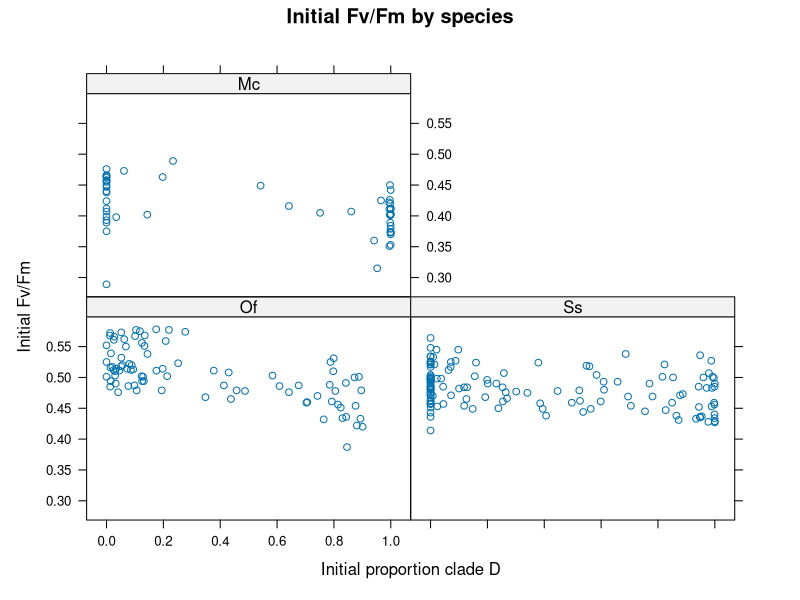

Recreate this plot in R. (Note: this script raises an error after producing the figure.)
## ---- chunk 1
# Load libraries
library(MASS)
library(effects)
library(reshape2)
library(scales)
library(lme4)
library(lmerTest)
library(lsmeans)
library(lattice)
library(dplyr)

# Set knit options
knitr::opts_chunk$set(warning=F, message=F, fig.height=5, fig.width=5)
knitr::opts_knit$set(root.dir = "..")

# Polygon drawing function
addpoly <- function(x, y1, y2, col=alpha("lightgrey", 0.8), ...){
  ii <- order(x)
  y1 <- y1[ii]
  y2 <- y2[ii]
  x <- x[ii]
  polygon(c(x, rev(x)), c(y1, rev(y2)), col=col, border=NA, ...)
}
## ---- chunk 2
alldata <- read.csv("data/master.csv")
alldata <- alldata[-360, ]  # Remove duplicate Mc9_2 entry with incorrect Fv/Fm recov2 value
alldata$Species <- factor(alldata$Species, levels=c("Of", "Ss", "Mc"))
## ---- chunk 3

# Get data frame with all Ofav and Ssid data
SsOf <- subset(alldata, Species!="Mc")

# Get data frame with Mcav repeat bleaching data (=second bleaching)
Mc <- subset(alldata, BleachLvl2=="Heat" & Species=="Mc")
## Re-level Mcav data for merging with Ofav and Ssid data
## Set data after recovery from first bleaching to the "initial" factor levels
Mc$PropD.init <- Mc$PropD.recov  
Mc$MaxY.init <- Mc$MaxY.recov
## Set data after the second bleaching to the "bleached" factor levels
Mc$BleachLvl <- as.character(Mc$BleachLvl2)
Mc$PropD.bleach <- Mc$PropD.bleach2
Mc$MaxY.bleach <- Mc$MaxY.bleach2
## Set BleachLvl to "Med" to match Ofav and Ssid factor level
Mc$BleachLvl[Mc$BleachLvl=="Heat"] <- "Med"
## Set data after second recovery to the "recove#d95f02" factor levels
Mc$PropD.recov <- Mc$PropD.recov2
Mc$MaxY.recov <- Mc$MaxY.recov2

# Merge data from all three coral species together
bleach3c <- rbind(SsOf, Mc)[, c("Species", "Colony", "Core", "Total.init", "PropD.init", "MaxY.init", "BleachLvl", "Total.bleach", "PropD.bleach", "MaxY.bleach")]
bleach3c <- droplevels(bleach3c)
## ---- chunk 4

# Plot Fv/Fm vs. PropD by Species
xyplot(MaxY.init ~ PropD.init | Species, bleach3c, 
       main="Initial Fv/Fm by species",
       xlab="Initial proportion clade D", ylab="Initial Fv/Fm")  

# Fit mixed model with fixed effects of Species and proportion clade D
maxyinit.m <- lmer(MaxY.init ~ PropD.init * Species + (1|Colony),
                   data=bleach3c) 
anova(maxyinit.m)  # Assess significance of Species

# Calculate mean Fv/Fm for each species at PropD=0 w/ pairwise comparisons
maxyinit.lsm <- lsmeans(maxyinit.m, "Species", 
                        at=list(PropD.init=0))  
cld(maxyinit.lsm) # View lsmean comparisons
plot(maxyinit.lsm, main="Initial Fv/Fm with no clade D", horizontal=F)

# Effect of proportion clade D on initial Fv/Fm
maxyinit.m.lst <- lstrends(maxyinit.m, specs="Species", var="PropD.init")
cld(maxyinit.m.lst) # Slopes of fit for each species
plot(Effect(c("PropD.init", "Species"), maxyinit.m))  # Plot model fit

# Difference in Fv/Fm with 100% clade D?
maxyinit.lsm <- lsmeans(maxyinit.m, "Species", at=list(PropD.init=1))
cld(maxyinit.lsm)
plot(maxyinit.lsm, main="Initial Fv/Fm with 100% clade D", horizontal=F)
## ---- chunk 5

# Fit mixed model with fixed effects of Species and proportion clade D and duration
maxybleach.m <- lmer(MaxY.bleach ~ PropD.bleach * Species * BleachLvl + (1|Colony),
                     data=bleach3c)
select <- lmerTest::step(maxybleach.m)$model
maxybleach.m <- lmer(formula(select), data=bleach3c)
anova(maxybleach.m)

# Calculate mean Fv/Fm for each species at PropD=0 and BleachLvl=Med
maxybleach.0.lsm <- lsmeans(maxybleach.m, "Species", 
                          at=list(PropD.bleach=0, BleachLvl="Med"))  
cld(maxybleach.0.lsm) # View lsmean comparisons
plot(maxybleach.0.lsm, main="Bleached Fv/Fm with 0% clade D", horizontal=F)
maxybleach.0.summ <- summary(maxybleach.0.lsm)

# look at slopes and 100% clade D Fv/Fm
maxybleach.1.lsm <- lsmeans(maxybleach.m, "Species", 
                          at=list(PropD.bleach=1, BleachLvl="Med"))  
cld(maxybleach.1.lsm) # View lsmean comparisons
plot(maxybleach.1.lsm, main="Bleached Fv/Fm with 100% clade D", horizontal=F)
maxybleach.1.summ <- summary(maxybleach.1.lsm)

# Test differences in slopes
maxybleach.lst <- lstrends(maxybleach.m, specs="Species", var="PropD.bleach")
cld(maxybleach.lst) # Slopes of fit for each species
#plot(Effect(c("PropD.bleach", "Species"), maxybleach.m))  # Plot model fit
## ---- chunk 6
# Melt data frame so that "time" (i.e., initial vs. bleached) can be used as factor
bleachmelt <- melt(bleach3c, id.vars = c("Species", "Colony", "Core", "BleachLvl"))
bleachmelt <- cbind(bleachmelt, 
                    colsplit(bleachmelt$variable, pattern="\\.", 
                             names=c("resp", "time")))
bleachdat <- dcast(bleachmelt, 
                   formula = Species + Colony + Core + BleachLvl + time ~ resp, value.var="value")
bleachdat$time <- factor(bleachdat$time)

# Test of slopes of FvFm ~ PropD are different for different BleachLvls
testmod <- lmer(MaxY ~ PropD * Species * BleachLvl + (1|Colony), 
                data=subset(bleachdat, time=="bleach" & Species!="Mc"))
anova(testmod)
plot(Effect(c("PropD", "BleachLvl", "Species"), testmod), multiline=T, z.var="BleachLvl")
slopes <- lstrends(testmod, specs=c("BleachLvl", "Species"), var="PropD")
cld(contrast(slopes, by="Species"))
## No difference in photochemical advantage of D under stress among different BleachLvl's. Therefore, can omit BleachLvl from statistical model for calculating photochemical advantage of D

# Fit model for Fv/Fm
bleachmod <- lmer(MaxY ~ PropD * time * Species + (1|Colony), bleachdat)
anova(bleachmod)
select <- lmerTest::step(bleachmod)$model
bleachmod <- lmer(formula(select), data=bleachdat)
anova(bleachmod)

plot(Effect(c("PropD", "time", "Species"), bleachmod), multiline=T, ci.style="bands")

# Compare slopes of Fv/Fm vs. PropD among species by time
lst <- lstrends(bleachmod, specs=c("Species", "time"), var="PropD")
cld(contrast(lst, by="time"))
plot(lst, horizontal=F)

# Make data frame to collect fitted values and confidence intervals
pred <- expand.grid(Species=c("Of", "Ss", "Mc"), 
                    PropD=seq(0,1,len=101), 
                    time=c("init", "bleach"))
# Get fitted Fv/Fm values from model
pred$fit <- predict(bleachmod, pred, re.form=NA)

# Bootstrap model to get confidence intervals on fitted values
bootfit <- bootMer(bleachmod, FUN=function(x) predict(x, pred, re.form=NA), nsim=999)
# Extract 90% confidence interval on predicted values
pred$lci <- apply(bootfit$t, 2, quantile, 0.05)
pred$uci <- apply(bootfit$t, 2, quantile, 0.95)
## ---- chunk 7
png("figures/Fig1.png", width=4, height=2.5, units="in", res=300)
par(mfrow=c(1, 3), mar=c(3,3,1.1,0), mgp=c(1.5, 0.1, 0), 
    tcl=0.2, cex.axis=0.8, xaxs="i")
plot(NA, xlim=c(0, 1), ylim=c(0.2, 0.55),
     xlab="Prop. clade D", ylab="Fv/Fm")
mtext("A.", adj=-0.2, font=2)
with(subset(pred, Species=="Of" & time=="init"), {
  lines(fit ~ PropD, lty=1, lwd=1)
  addpoly(PropD, lci, uci, col=alpha("#1b9e77", 0.5))
})
with(subset(pred, Species=="Of" & time=="bleach"), {
  lines(fit ~ PropD, lty=2, lwd=2)
  addpoly(PropD, lci, uci, col=alpha("#1b9e77", 0.5))
})

par(mar=c(3,1.5,1.1,1.5))
plot(NA, xlim=c(0, 1), ylim=c(0.2, 0.55),
     xlab="Prop. clade D", ylab="")
mtext("B.", adj=-0.2, font=2)
with(subset(pred, Species=="Ss" & time=="init"), {
  lines(fit ~ PropD, lty=1, lwd=1)
  addpoly(PropD, lci, uci, col=alpha("#7570b3", 0.5))
})
with(subset(pred, Species=="Ss" & time=="bleach"), {
  lines(fit ~ PropD, lty=2, lwd=2)
  addpoly(PropD, lci, uci, col=alpha("#7570b3", 0.5))
})

par(mar=c(3,0,1.1,3))
plot(NA, xlim=c(0, 1), ylim=c(0.2, 0.55),
     xlab="Prop. clade D", ylab="")
mtext("C.", adj=-0.2, font=2)
with(subset(pred, Species=="Mc" & time=="init"), {
  lines(fit ~ PropD, lty=1, lwd=1)
  addpoly(PropD, lci, uci, col=alpha("#d95f02", 0.5))
})
with(subset(pred, Species=="Mc" & time=="bleach"), {
  lines(fit ~ PropD, lty=2, lwd=2)
  addpoly(PropD, lci, uci, col=alpha("#d95f02", 0.5))
})
dev.off()
## ---- chunk 8
# Plot Advantage of D vs. other symbiont in each coral under
# normal conditions and under heat stress (in Fv/Fm units)

# Get ADH and ADA values (Advantage of D under Heat and under Ambient conditions)
AD <- summary(lst)
ADm <- melt(AD)
ADm$time <- factor(ADm$time, levels=c("init", "bleach"))
ADf <- as.matrix(dcast(subset(ADm, variable=="PropD.trend"), time ~ Species)[,-1])
ADu <- as.matrix(dcast(subset(ADm, variable=="upper.CL"), time ~ Species)[, -1])
ADl <- as.matrix(dcast(subset(ADm, variable=="lower.CL"), time ~ Species)[, -1])

png("figures/Fig2.png", width=3, height=3, units="in", res=300)
par(mar=c(1.8,3.2,1,0.8), mgp=c(1.5, 0.25, 0), tcl=-0.2, cex.axis=0.8)
bars <- barplot(ADf, beside = T, ylim=c(-0.2,0.2),
                names.arg=c("Ofav", "Ssid", "Mcav"),
                col=c("#1b9e77", alpha("#1b9e77", 0.3),
                      "#7570b3", alpha("#7570b3", 0.3),
                      "#d95f02", alpha("#d95f02", 0.3)))
arrows(matrix(bars), matrix(ADl), matrix(bars), matrix(ADu), 
       length = 0.05, lwd=1, xpd=NA, code=3, angle=90)
mtext(side=2, "Photochemical advantage of clade D", 
      line=1.5, cex=0.8)
#legend("topleft", pch=22, pt.bg=c("gray80", "gray20"), y.intersp=1.2,
#       pt.cex=2, cex=0.6, inset=c(0.02, -0.05), xpd=NA, bty = "n", 
#       legend = c(expression("Heat stress"~"(A"["Heat"]^"D"~")"),
#                  expression("Ambient"~"(A"["Amb"]^"D"~")")))
abline(h=0)
dev.off()
## ---- chunk 9
recovdat <- rbind(SsOf, Mc)[, c("Species", "Colony", "Core", "Total.init", "PropD.init", "MaxY.init", "BleachLvl", "RecovTemp", "Total.recov", "PropD.recov", "MaxY.recov")]

propDmod <- glm(PropD.recov ~ PropD.init + Species*BleachLvl*RecovTemp,
                 data=recovdat, family=quasibinomial)
summary(propDmod)  # Model summary
dropterm(propDmod, test="F")  # Partial F-tests: Results in Table 1

# Get fitted values for PropD.recov, averaging across RecovTemp levels
eff <- effect(c("PropD.init", "Species", "BleachLvl"), propDmod, 
              xlevels=list(PropD.init=seq(0, 1, 0.01)))

# Get all fitted values and subsets for each bleaching level
res <- droplevels(data.frame(eff))
res$Species <- factor(res$Species, levels=c("Of", "Ss", "Mc"))
res.Med <- subset(data.frame(eff), BleachLvl=="Med")
res.Low <- subset(data.frame(eff), BleachLvl=="Low")
res.High <- subset(data.frame(eff), BleachLvl=="High")

# Get AUC for fitted values, lower and upper confidence limits
auc <- aggregate(res[, c("fit", "lower", "upper")], 
                 by=list(Species=res$Species, BleachLvl=res$BleachLvl), 
                 FUN=function(x) (mean(x)-0.5)/0.5)
auc.list <- split(auc, list(auc$BleachLvl))
## ---- chunk 10
# Figure 3
png("figures/Fig3.png", width=7, height=3.5, units="in", res=300)
par(mfrow=c(1, 2), mar=c(3,3,1,1), mgp=c(1.5, 0.1, 0), tcl=0.2, cex.axis=0.8)
## Figure 3A: Final vs. initial proportion clade D
plot(NA, xlim=c(0,1), ylim=c(0,1), xaxs="i", yaxs="i",
     xlab="Prop. D before bleaching",
     ylab="Prop. D after recovery")
# Plot lines for low bleaching
with(subset(res.Low, Species=="Mc"), {
  lines(fit ~ PropD.init, lwd=2, col="#d95f02", xpd=NA)
  addpoly(PropD.init, lower, upper, col = alpha("#d95f02", 0.4))
  Mc.auc <<- c((mean(fit)-0.5)/0.5, (mean(lower)-0.5)/0.5, (mean(upper)-0.5)/0.5)
})
with(subset(res.Low, Species=="Of"), {
  lines(fit ~ PropD.init, lwd=2, col="#1b9e77", xpd=NA)
  addpoly(PropD.init, lower, upper, col = alpha("#1b9e77", 0.4))
  Of.auc <<- c((mean(fit)-0.5)/0.5, (mean(lower)-0.5)/0.5, (mean(upper)-0.5)/0.5)
})
with(subset(res.Low, Species=="Ss"), {
  lines(fit ~ PropD.init, lwd=2, col="#7570b3", xpd=NA)
  addpoly(PropD.init, lower, upper, col = alpha("#7570b3", 0.4))
  Ss.auc <<- c((mean(fit)-0.5)/0.5, (mean(lower)-0.5)/0.5, (mean(upper)-0.5)/0.5)
})
abline(0,1, lty=1, lwd=0.5)
# Plot lines for Med bleaching
with(subset(res.Med, Species=="Mc"), {
  lines(fit ~ PropD.init, lwd=2, col="#d95f02", xpd=NA, lty=2)
  addpoly(PropD.init, lower, upper, col = alpha("#d95f02", 0.4))
  Mc.auc <<- c((mean(fit)-0.5)/0.5, (mean(lower)-0.5)/0.5, (mean(upper)-0.5)/0.5)
})
with(subset(res.Med, Species=="Of"), {
  lines(fit ~ PropD.init, lwd=2, col="#1b9e77", xpd=NA, lty=2)
  addpoly(PropD.init, lower, upper, col = alpha("#1b9e77", 0.4))
  Of.auc <<- c((mean(fit)-0.5)/0.5, (mean(lower)-0.5)/0.5, (mean(upper)-0.5)/0.5)
})
with(subset(res.Med, Species=="Ss"), {
  lines(fit ~ PropD.init, lwd=2, col="#7570b3", xpd=NA, lty=2)
  addpoly(PropD.init, lower, upper, col = alpha("#7570b3", 0.4))
  Ss.auc <<- c((mean(fit)-0.5)/0.5, (mean(lower)-0.5)/0.5, (mean(upper)-0.5)/0.5)
})
# Plot lines for High bleaching
with(subset(res.High, Species=="Mc"), {
  lines(fit ~ PropD.init, lwd=2, col="#d95f02", xpd=NA, lty=3)
  addpoly(PropD.init, lower, upper, col = alpha("#d95f02", 0.4))
  Mc.auc <<- c((mean(fit)-0.5)/0.5, (mean(lower)-0.5)/0.5, (mean(upper)-0.5)/0.5)
})
with(subset(res.High, Species=="Of"), {
  lines(fit ~ PropD.init, lwd=2, col="#1b9e77", xpd=NA, lty=3)
  addpoly(PropD.init, lower, upper, col = alpha("#1b9e77", 0.4))
  Of.auc <<- c((mean(fit)-0.5)/0.5, (mean(lower)-0.5)/0.5, (mean(upper)-0.5)/0.5)
})
with(subset(res.High, Species=="Ss"), {
  lines(fit ~ PropD.init, lwd=2, col="#7570b3", xpd=NA, lty=3)
  addpoly(PropD.init, lower, upper, col = alpha("#7570b3", 0.4))
  Ss.auc <<- c((mean(fit)-0.5)/0.5, (mean(lower)-0.5)/0.5, (mean(upper)-0.5)/0.5)
})
legend("bottomright", bty="n", lty=c(1,2,3), lwd=2, inset=c(0.05, 0),
       legend=c("7 days", "10 days", "14 days"), cex=0.7)
legend("bottomright", bty="n", pch=15, inset=c(0.04, 0.175),
       legend=c("Mcav", "Ssid", "Ofav"), cex=0.7, pt.cex=1.5, x.intersp=1.5,
       col=c("#d95f02", "#7570b3", "#1b9e77"))
#text(par("usr")[1]-par("mai")[2]/2, par("usr")[4], "A.", font=2, xpd=NA)
#text(-0.2, par("usr")[4], "A.", font=2, xpd=NA)
mtext("A.", adj=-0.2, font=2)

# Figure 3B: AUC for each species at each BleachLvl
plot(NA, ylim=c(-1,1), xlim=c(0.5,3.5), xaxs="i", yaxs="i", xaxt="n", 
     xlab="Species", ylab="Symbiont shuffling")
axis(side=1, at=1:3, labels=c("Of", "Ss", "Mc"))
abline(h=0, lty=1, lwd=0.5)
with(auc.list$Low, {
  arrows(0.8:2.8, lower, 0.8:2.8, upper, code=3, length=0.075, angle=90, xpd=NA)
  points(0.8:2.8, fit, pch=15, col=c("#1b9e77", "#7570b3", "#d95f02"), xpd=NA)
})
with(auc.list$Med, {
  arrows(1:3, lower, 1:3, upper, code=3, length=0.075, angle=90, xpd=NA)
  points(1:3, fit, pch=17, col=c("#1b9e77", "#7570b3", "#d95f02"), xpd=NA)
})
with(auc.list$High, {
  arrows(1.2:3.2, lower, 1.2:3.2, upper, code=3, length=0.075, angle=90, xpd=NA)
  points(1.2:3.2, fit, pch=16,  col=c("#1b9e77", "#7570b3", "#d95f02"), xpd=NA)
})
legend("bottomright", bty="n", inset=c(0.05, 0.1),
       pch=c(15, 17, 16), col="black", cex=0.7,
       legend=c("7 days", "10 days", "14 days"))

arrows(par("usr")[2]*0.95, c(0.02, -0.02), 
       par("usr")[2]*0.95, c(0.2, -0.2), length=0.1)
text(par("usr")[2]*0.95, c(0.08, -0.1), pos=2, cex=0.7,
     labels=c("more clade D", "less clade D"))
#text(par("usr")[1]-par("mai")[2]/2, par("usr")[4], "B.", font=2, xpd=NA)
mtext("B.", adj=-0.2, font=2)
dev.off()
## ---- chunk 11

# Model shuffling as a function of photochemical advantage and heat stress

# Get AD (photochemical Advantage of D, =slopes of Fv/Fm~propD lines)
AD <- summary(lst)[,1:3]
df <- merge(AD, auc)
## ADA = Advantage of D under Ambient conditions (not relative -- in Fv/Fm units)
df$ADA <- with(subset(AD, time=="init"), 
                      PropD.trend[match(df$Species, Species)])
df$ADH <- with(subset(AD, time=="bleach"), 
                      PropD.trend[match(df$Species, Species)])
# Change column name for fitted shuffling response to 'shuffle'
colnames(df) <- stringr::str_replace(colnames(df), "fit", "shuffle")
# Convert BleachLvl factor to # days of heat stress
df$days <- ifelse(df$BleachLvl=="Low", 7, ifelse(df$BleachLvl=="Med", 10, 14))
# Rescale shuffling response range from [-1,1] to [0,1]
df$shuffle.scaled <- scales::rescale(df$shuffle, from=c(-1, 1), to=c(0, 1))
# Create variables for products of Fv/Fm differences (AD metrics) and days of heat
df$ADH.days <- df$ADH * df$days
df$ADA.days <- df$ADA * df$days

# P#d95f02ict shuffling response based on relative Fv/Fm value and BleachLvl
## relative Fv/Fm at ambient temperatures ("normal") is perfectly correlated with relative Fv/Fm at stress temperatures ("stress") so only one variable can be used in model.  Or, should the slope of the Fv/Fm line be used, rather than the "relative difference"? (makes very little difference whether relative or slope is used.) *slope needs to be used because relative is different for diff BleachLvl levels, but slope is the same!

png("figures/Fig4.png", width=7, height=3.5, units="in", res=300)
par(mfrow=c(1,2), mgp=c(1.5,0.1,0), mar=c(3,3,1,1), tcl=0.2, cex.axis=0.8)
# Orthogonal model
glmod <- glm(shuffle.scaled ~ ADH + days, data=df, family="quasibinomial")
anova(glmod, test="F")

# Get fitted values and plot shuffling ~ days for different relative advantages of D
stresslevs <- c(0.033, 0.05, 0.07, 0.103, 0.163)
cols <- c("#1b9e77", "gray40", "gray40", "#7570b3", "#d95f02")
resdf <- expand.grid(days=7:14, ADH=stresslevs)
resdf$fit <- predict(glmod, newdata=resdf, type="response")
resdf$fit.bt <- rescale(resdf$fit, from=c(0,1), to=c(-1,1))
plot(NA, xlim=c(7,14), ylim=c(-1,1), yaxs="r",
     xlab="Days of heat stress",
     ylab="Symbiont shuffling")
mtext("A.", adj=-0.2, font=2)
reslist <- split(resdf, f=resdf$ADH)
for (i in 1:length(reslist)) {
  with(reslist[[i]], lines(fit.bt ~ days, col=cols[i], lwd=2, xpd=NA))
}
abline(h=0, lwd=0.5)
# Get positions for text annotations
angles <- unlist(lapply(reslist, function(x) with(x, fit.bt[2]-fit.bt[1])))
heights <- unlist(lapply(reslist, function(x) with(x, fit.bt[1])))
ADHeat <- expression("A"["Heat"]^"D"~"=")
for (i in 1:length(stresslevs)) {
  text(labels=bquote(.(parse(text=paste(ADHeat,"~",stresslevs[i],sep=""))) ),
       x=7, y=heights[i]-0.06, adj=0, srt=angles[i]*200, cex=0.6)
}
legend("bottomright", bty="n", inset=c(0.05, 0.1),
       lty=1, lwd=2, col=c("#d95f02", "#7570b3", "#1b9e77"), cex=0.7,
       legend=c("Mcav", "Ssid", "Ofav"))

## Panel B
glmod2 <- glm(shuffle.scaled ~ ADH.days, family="quasibinomial", data=df)
predicted <- predict(glmod2, 
                     newdata=data.frame(ADH.days=seq(0,3,0.1)), 
                     type="response")
plot(df$shuffle ~ df$ADH.days, ylim=c(-1,1), yaxs="r", xpd=NA,
     pch=c(16,15,17)[as.numeric(as.factor(df$BleachLvl))],
     xlab=expression("A"["Heat"]^"D"~"x (Days of heat stress)"),
     ylab="", mgp=c(1.8,0.1,0),
     col=c("#d95f02", "#1b9e77", "#7570b3")[as.numeric(factor(df$Species))])
mtext("Symbiont shuffling", side=2, line=1.5)
mtext("B.", adj=-0.2, font=2)
lines(seq(0,3,0.1), rescale(predicted, from=c(0,1), to=c(-1,1)), lwd=1)
abline(h=0, lwd=0.5)
text(par("usr")[2]*0.95, c(0.08, -0.1), pos=2, cex=0.7,
     labels=c("more clade D", "less clade D"))
arrows(par("usr")[2]*0.95, c(0.02, -0.02), 
       par("usr")[2]*0.95, c(0.2, -0.2), length=0.1)
legend("bottomright", bty="n", inset=c(0.05, 0.1),
       pch=c(15, 17, 16), col="black", cex=0.7,
       legend=c("7 days", "10 days", "14 days"))
dev.off()
## ---- chunk 12

# Plot Fv/Fm vs. PropD by Species
xyplot(MaxY.init ~ PropD.init | Species, alldata, 
       main="Initial Fv/Fm by species",
       xlab="Initial proportion clade D", ylab="Initial Fv/Fm")  

# Fit mixed model with fixed effects of Species and proportion clade D
maxyinit.m <- lmer(MaxY.init ~ PropD.init * Species + (1|Colony),
                   data=alldata) 
anova(maxyinit.m)  # Assess significance of Species

# Calculate mean Fv/Fm for each species at PropD=0 w/ pairwise comparisons
maxyinit.lsm <- lsmeans(maxyinit.m, "Species", at=list(PropD.init=0))  
cld(maxyinit.lsm) # View lsmean comparisons
plot(maxyinit.lsm, main="Initial Fv/Fm with no clade D", horizontal=F)

# Effect of proportion clade D on initial Fv/Fm
## (Excludes *M. cavernosa*, which did not host clade D before stress)

# Look at distribution of PropD within each colony
#histogram(~ PropD.init | Colony, data=subset(alldata, Species!="Mc"))
# Not enough variation in PropD within colonies to be able to use random slopes

# Fit mixed model with fixed effect of Species and PropD, random effect of Colony
maxyinit.m2 <- lmer(MaxY.init ~ PropD.init * Species + (1|Colony),
                    data=subset(alldata, Species!="Mc"))
anova(maxyinit.m2)  # Assess significance of species and propD interaction
maxyinit.m2.lst <- lstrends(maxyinit.m2, specs="Species", var="PropD.init")
cld(maxyinit.m2.lst) # Slopes of fit for each species
plot(Effect(c("PropD.init", "Species"), maxyinit.m2))  # Plot model fit

# Difference in Fv/Fm between Ofav and Ssid with 100% clade D?
maxyinit.lsm <- lsmeans(maxyinit.m2, "Species", at=list(PropD.init=1))
cld(maxyinit.lsm)
plot(maxyinit.lsm, main="Initial Fv/Fm with 100% clade D", horizontal=F)
## ---- chunk 13

# Subset corals bleached by heat
## Corals bleached by heat for 10 days only
heat10day <- subset(alldata, BleachLvl=="Med" | BleachLvl=="Heat")
## All corals bleached by heat (7, 10, and 14 days for Ofav and Ssid)
heatbleach <- subset(alldata, !BleachLvl %in% c("DCMU", "Control"))
## Set BleachLvl for heated Mcav to "Med" (=10 days of heat) to match Ofav and Ssid
heatbleach[heatbleach$Species=="Mc", "BleachLvl"] <- "Med"  

# Plot bleached Fv/Fm vs. bleached proportion clade D by species
xyplot(MaxY.bleach ~ PropD.bleach | Species, data=heatbleach)

# Look at distribution of PropD after bleaching within each colony
# histogram(~ PropD.bleach | Colony, data=heatbleach)
## Many colonies do not have a good spread of proportion clade D. Therefore, allowing random slopes for each colony when modeling responses as a function of proportion clade D will give very high variance (i.e., there is not enough data to constrain slopes within colonies). Therefore, we will model responses with random intercepts only.

# Fit mixed model with fixed effects of Species and proportion clade D and duration
maxybleach.m <- lmer(MaxY.bleach ~ PropD.bleach * Species * BleachLvl + (1|Colony),
                     data=heatbleach)
select <- lmerTest::step(maxybleach.m)$model
maxybleach.m <- lmer(formula(select), data=heatbleach)
anova(maxybleach.m)
## Not there is NO significant interaction between PropD and BleachLvl, indicating that the duration of heat stress did not influence the relationship between PropD and Fv/Fm. Therefore, we can use data from all three BleachLvl's (for Ofav and Ssid) to compare the effect of PropD on Fv/Fm among species.

# Calculate mean Fv/Fm for each species at PropD=0 and BleachLvl=Med
maxybleach.0.lsm <- lsmeans(maxybleach.m, "Species", 
                          at=list(PropD.bleach=0, BleachLvl="Med"))  
cld(maxybleach.0.lsm) # View lsmean comparisons
plot(maxybleach.0.lsm, main="Bleached Fv/Fm with 0% clade D", horizontal=F)
maxybleach.0.summ <- summary(maxybleach.0.lsm)

# Re-fit model excluding Mcav to look at slopes and 100% clade D Fv/Fm
maxybleach.m.noMc <- update(maxybleach.m, data=subset(heatbleach, Species!="Mc"))

maxybleach.1.lsm <- lsmeans(maxybleach.m.noMc, "Species", 
                          at=list(PropD.bleach=1, BleachLvl="Med"))  
cld(maxybleach.1.lsm) # View lsmean comparisons
plot(maxybleach.1.lsm, main="Bleached Fv/Fm with 100% clade D", horizontal=F)
maxybleach.1.summ <- summary(maxybleach.1.lsm)

# Test differences in slopes
maxybleach.lst <- lstrends(maxybleach.m.noMc, specs="Species", var="PropD.bleach")
cld(maxybleach.lst) # Slopes of fit for each species
plot(Effect(c("PropD.bleach", "Species"), maxybleach.m.noMc))  # Plot model fit
